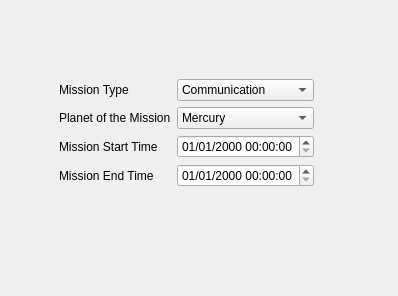
  <widget class="QWizardPage" name="wizardPage1">
   <property name="title">
    <string>Mission Definition</string>
   </property>
   <property name="subTitle">
    <string>Describe the mission that you would like to build your S/C for.</string>
   </property>
   <layout class="QGridLayout" name="gridLayout_5">
    <item row="1" column="1">
     <layout class="QFormLayout" name="formLayout">
      <property name="fieldGrowthPolicy">
       <enum>QFormLayout::AllNonFixedFieldsGrow</enum>
      </property>
      <item row="0" column="0">
       <widget class="QLabel" name="label">
        <property name="text">
         <string>Mission Type</string>
        </property>
       </widget>
      </item>
      <item row="0" column="1">
       <widget class="QComboBox" name="MissionTypeComboBox">
        <item>
         <property name="text">
          <string>Communication</string>
         </property>
        </item>
        <item>
         <property name="text">
          <string>Remote_Sensing</string>
         </property>
        </item>
        <item>
         <property name="text">
          <string>Navigation</string>
         </property>
        </item>
        <item>
         <property name="text">
          <string>Light_Satellite</string>
         </property>
        </item>
       </widget>
      </item>
      <item row="1" column="0">
       <widget class="QLabel" name="label_2">
        <property name="text">
         <string>Planet of the Mission</string>
        </property>
       </widget>
      </item>
      <item row="1" column="1">
       <widget class="QComboBox" name="PlanetNameComboBox">
        <item>
         <property name="text">
          <string>Mercury</string>
         </property>
         <property name="icon">
          <iconset resource="../../iconary/sta-icons.qrc">
           <normaloff>:/icons/ComboMercury.png</normaloff>:/icons/ComboMercury.png</iconset>
         </property>
        </item>
        <item>
         <property name="text">
          <string>Venus</string>
         </property>
         <property name="icon">
          <iconset resource="../../iconary/sta-icons.qrc">
           <normaloff>:/icons/ComboVenus.png</normaloff>:/icons/ComboVenus.png</iconset>
         </property>
        </item>
        <item>
         <property name="text">
          <string>Earth</string>
         </property>
         <property name="icon">
          <iconset resource="../../iconary/sta-icons.qrc">
           <normaloff>:/icons/ComboEarth.png</normaloff>:/icons/ComboEarth.png</iconset>
         </property>
        </item>
        <item>
         <property name="text">
          <string>Mars</string>
         </property>
         <property name="icon">
          <iconset resource="../../iconary/sta-icons.qrc">
           <normaloff>:/icons/ComboMars.png</normaloff>:/icons/ComboMars.png</iconset>
         </property>
        </item>
        <item>
         <property name="text">
          <string>Jupiter</string>
         </property>
         <property name="icon">
          <iconset resource="../../iconary/sta-icons.qrc">
           <normaloff>:/icons/ComboJupiter.png</normaloff>:/icons/ComboJupiter.png</iconset>
         </property>
        </item>
        <item>
         <property name="text">
          <string>Saturn</string>
         </property>
         <property name="icon">
          <iconset resource="../../iconary/sta-icons.qrc">
           <normaloff>:/icons/ComboSaturn.png</normaloff>:/icons/ComboSaturn.png</iconset>
         </property>
        </item>
        <item>
         <property name="text">
          <string>Uranus</string>
         </property>
         <property name="icon">
          <iconset resource="../../iconary/sta-icons.qrc">
           <normaloff>:/icons/ComboUranus.png</normaloff>:/icons/ComboUranus.png</iconset>
         </property>
        </item>
        <item>
         <property name="text">
          <string>Neptune</string>
         </property>
         <property name="icon">
          <iconset resource="../../iconary/sta-icons.qrc">
           <normaloff>:/icons/ComboNeptune.png</normaloff>:/icons/ComboNeptune.png</iconset>
         </property>
        </item>
        <item>
         <property name="text">
          <string>Pluto</string>
         </property>
         <property name="icon">
          <iconset resource="../../iconary/sta-icons.qrc">
           <normaloff>:/icons/ComboPluto.png</normaloff>:/icons/ComboPluto.png</iconset>
         </property>
        </item>
       </widget>
      </item>
      <item row="2" column="1">
       <widget class="QDateTimeEdit" name="MissionStartTimeDateTimeEdit">
        <property name="displayFormat">
         <string>dd/MM/yyyy HH:mm:ss</string>
        </property>
       </widget>
      </item>
      <item row="3" column="0">
       <widget class="QLabel" name="label_4">
        <property name="text">
         <string>Mission End Time</string>
        </property>
       </widget>
      </item>
      <item row="3" column="1">
       <widget class="QDateTimeEdit" name="MissionEndTimeDateTimeEdit">
        <property name="displayFormat">
         <string>dd/MM/yyyy HH:mm:ss</string>
        </property>
       </widget>
      </item>
      <item row="2" column="0">
       <widget class="QLabel" name="label_3">
        <property name="text">
         <string>Mission Start Time</string>
        </property>
       </widget>
      </item>
     </layout>
    </item>
    <item row="1" column="2">
     <spacer name="horizontalSpacer_6">
      <property name="orientation">
       <enum>Qt::Horizontal</enum>
      </property>
      <property name="sizeType">
       <enum>QSizePolicy::MinimumExpanding</enum>
      </property>
      <property name="sizeHint" stdset="0">
       <size>
        <width>73</width>
        <height>20</height>
       </size>
      </property>
     </spacer>
    </item>
    <item row="0" column="1">
     <spacer name="verticalSpacer_3">
      <property name="orientation">
       <enum>Qt::Vertical</enum>
      </property>
      <property name="sizeType">
       <enum>QSizePolicy::Preferred</enum>
      </property>
      <property name="sizeHint" stdset="0">
       <size>
        <width>20</width>
        <height>68</height>
       </size>
      </property>
     </spacer>
    </item>
    <item row="2" column="1">
     <spacer name="verticalSpacer_4">
      <property name="orientation">
       <enum>Qt::Vertical</enum>
      </property>
      <property name="sizeType">
       <enum>QSizePolicy::MinimumExpanding</enum>
      </property>
      <property name="sizeHint" stdset="0">
       <size>
        <width>20</width>
        <height>98</height>
       </size>
      </property>
     </spacer>
    </item>
    <item row="1" column="0">
     <spacer name="horizontalSpacer_5">
      <property name="orientation">
       <enum>Qt::Horizontal</enum>
      </property>
      <property name="sizeType">
       <enum>QSizePolicy::Preferred</enum>
      </property>
      <property name="sizeHint" stdset="0">
       <size>
        <width>48</width>
        <height>20</height>
       </size>
      </property>
     </spacer>
    </item>
   </layout>
  </widget>
